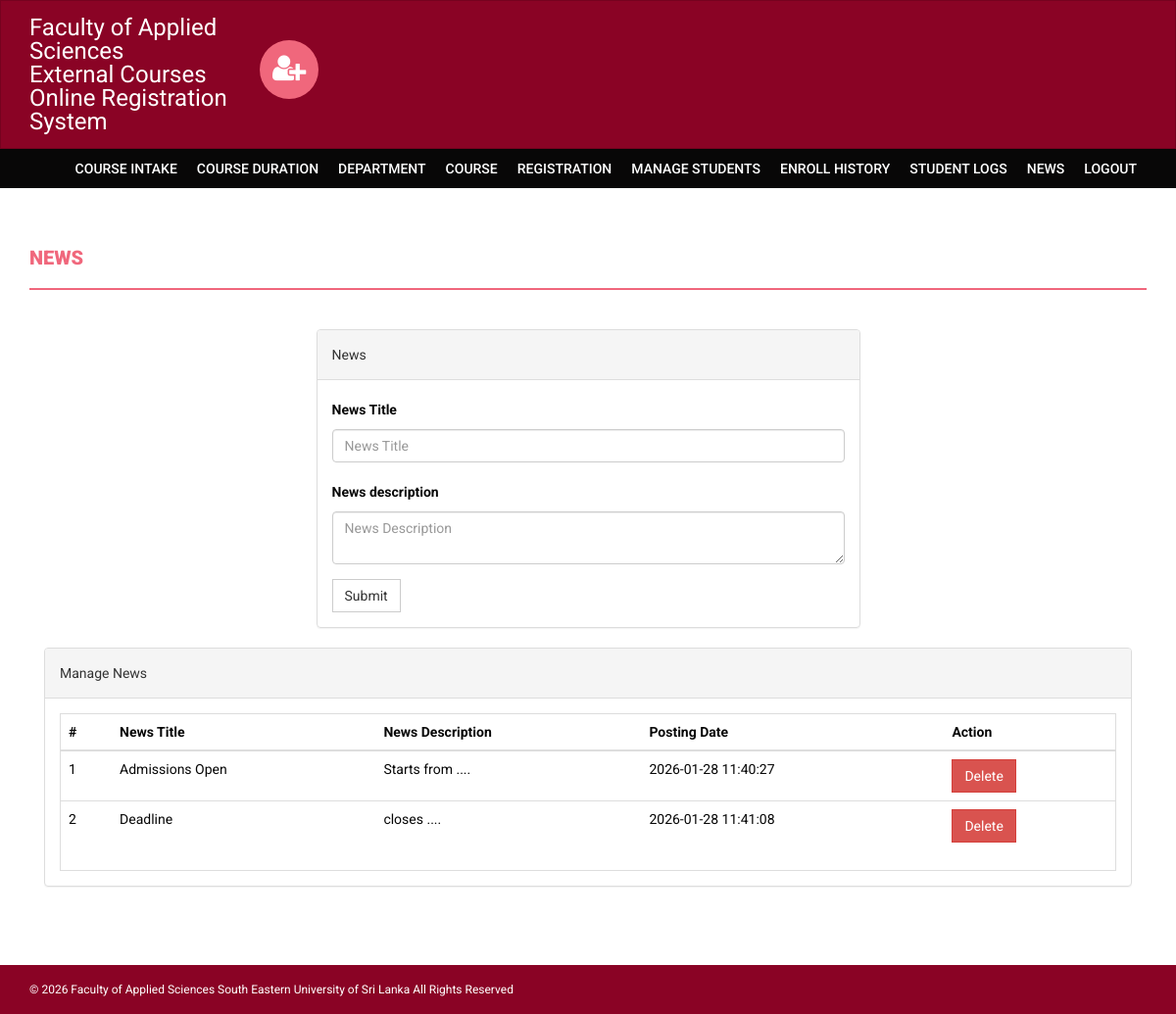
/onlinecourse/admin/news.php (signed in), run on the app's committed database.
### tables this page shows
CREATE TABLE `news` (
  `id` int(11) NOT NULL,
  `newstitle` varchar(255) DEFAULT NULL,
  `newsDescription` mediumtext DEFAULT NULL,
  `postingDate` timestamp NULL DEFAULT current_timestamp()
);

### onlinecourse/admin/news.php (the view, shortened to what this page needs)
<?php
if(strlen($_SESSION['alogin'])==0)
    {
header('location:index.php');
}else{
?>
<!DOCTYPE html>
<html xmlns="http://www.w3.org/1999/xhtml">
<head>
    <link href="../assets/css/bootstrap.css" rel="stylesheet" />
    <link href="../assets/css/font-awesome.css" rel="stylesheet" />
    <link href="../assets/css/style.css" rel="stylesheet" />
</head>
<body>
<?php include('includes/header.php');?>
<?php if($_SESSION['alogin']!="")
{
 include('includes/menubar.php');
}
 ?>
    <div class="content-wrapper">
        <div class="container">
              <div class="row">
                    <div class="col-md-12">
                        <h1 class="page-head-line">News  </h1>
                    </div>
                </div>
                <div class="row" >
                  <div class="col-md-3"></div>
                    <div class="col-md-6">
                        <div class="panel panel-default">
                        <div class="panel-heading">
                           News
                        </div>
                        <div class="panel-body">
                       <form name="dept" method="post">
   <div class="form-group">
    <label for="department">News Title </label>
    <input type="text" class="form-control" id="newstitle" name="newstitle" placeholder="News Title" required />
  </div>
     <div class="form-group">
    <label for="department">News description </label>
    <textarea class="form-control" id="description" name="description" placeholder="News Description" required></textarea>
  </div>
 <button type="submit" name="submit" class="btn btn-default">Submit</button>
</form>
                            </div>
                            </div>
                    </div>
                </div>
                <div class="col-md-12">
                    <div class="panel panel-default">
                        <div class="panel-heading">
                            Manage News
                        </div>
                        <div class="panel-body">
                            <div class="table-responsive table-bordered">
                                <table class="table">
                                    <thead>
                                        <tr>
                                            <th>#</th>
                                            <th>News Title</th>
                                            <th>News Description</th>
                                            <th>Posting Date</th>
                                            <th>Action</th>
                                        </tr>
                                    </thead>
                                    <tbody>
<?php
$sql=mysqli_query($con,"select * from news");
$cnt=1;
while($row=mysqli_fetch_array($sql))
{
?>
                                        <tr>
                                            <td><?php echo $cnt;?></td>
                                            <td><?php echo htmlentities($row['newstitle']);?></td>
                                            <td><?php echo htmlentities($row['newsDescription']);?></td>
                                            <td><?php echo htmlentities($row['postingDate']);?></td>
                                            <td>
  <a href="news.php?id=<?php echo $row['id']?>&del=delete" onClick="return confirm('Are you sure you want to delete?')">
                                            <button class="btn btn-danger">Delete</button>
</a>
                                            </td>
                                        </tr>
<?php
$cnt++;
} ?>
                                    </tbody>
                                </table>
                            </div>
                        </div>
                    </div>
                </div>
            </div>
        </div>
  <?php include('../includes/footer.php');?>
</body>
</html>
<?php } ?>

### onlinecourse/assets/css/style.css (style rules this page uses)
body { font-family: 'Roboto', sans-serif; line-height: 30px; }
.content-wrapper { margin-top: 40px; min-height: 600px; padding-bottom: 60px; }
.page-head-line { font-weight: 900; padding-bottom: 20px; border-bottom: 2px solid #F0677C; text-transform: uppercase; color: #F0677C; font-size: 20px; margin-bottom: 40px; }
.btn { border-radius: 0px; -webkit-border-radius: 0px; -moz-border-radius: 0px; }

### data on the page
news: newstitle "Admissions Open", newsDescription "Starts from ....", postingDate "2026-01-28 11:40:27"
news: newstitle "Deadline", newsDescription "closes ....", postingDate "2026-01-28 11:41:08"
